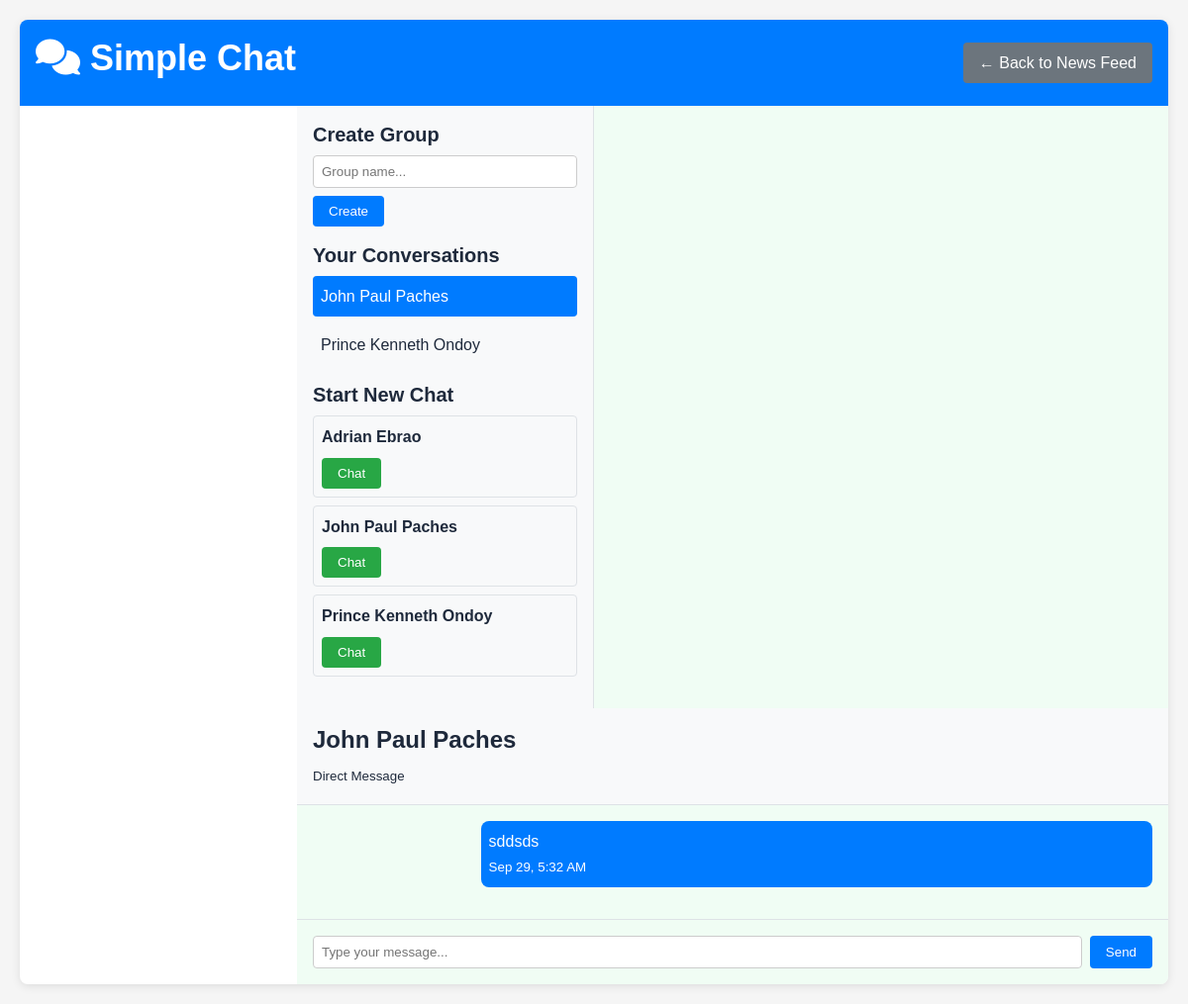
The page /public/chat_simple.php (signed in) on the database as committed earlier.
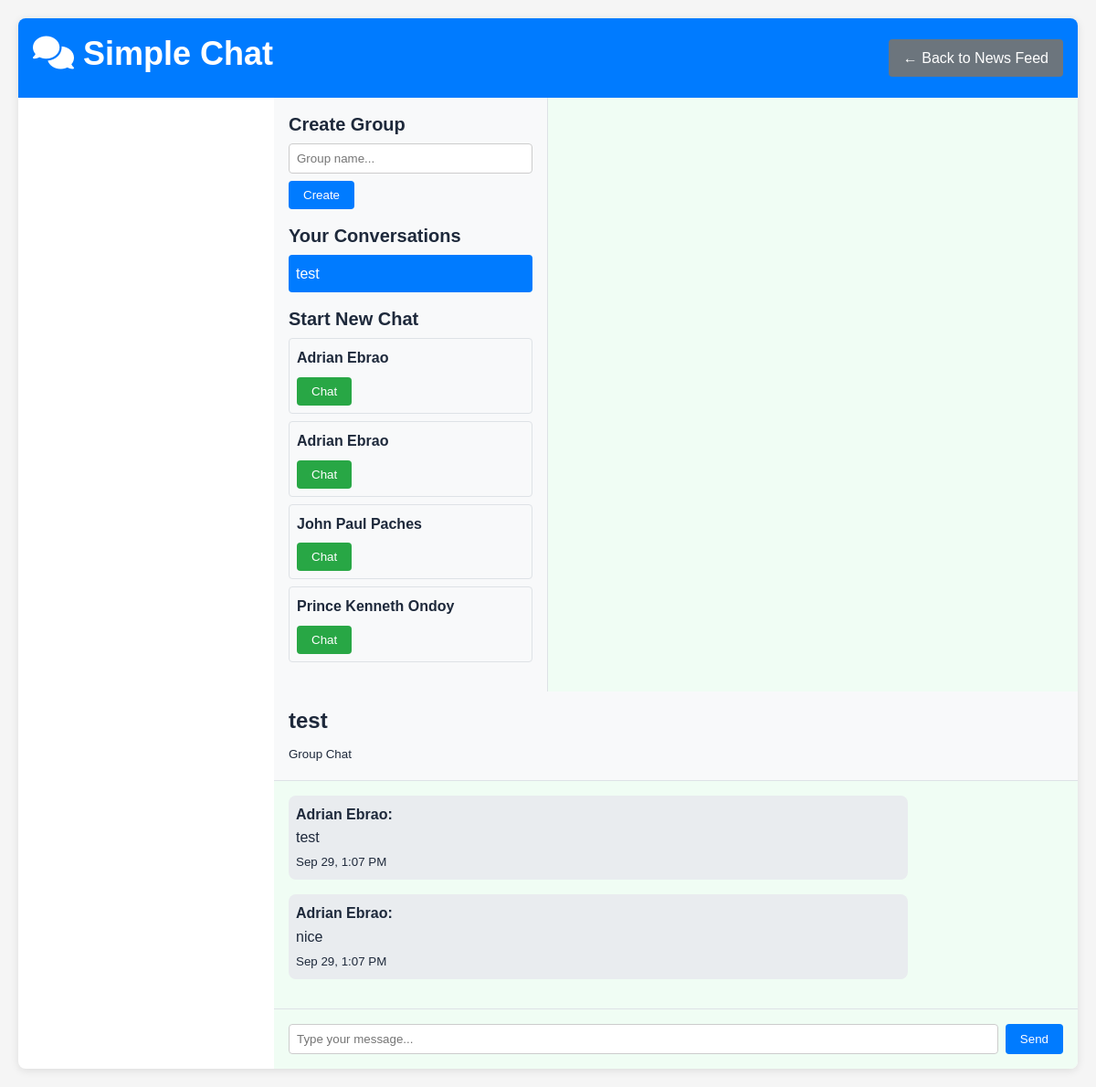
The same page on the database as committed later.
### tables this page shows
CREATE TABLE `chat_rooms` (
  `id` int(10) UNSIGNED NOT NULL,
  `name` varchar(255) DEFAULT NULL,
  `is_group` tinyint(1) NOT NULL DEFAULT 0,
  `created_by` int(10) UNSIGNED DEFAULT NULL,
  `created_at` timestamp NOT NULL DEFAULT current_timestamp()
);

CREATE TABLE `users` (
  `id` int(10) UNSIGNED NOT NULL,
  `name` varchar(100) NOT NULL,
  `email` varchar(150) NOT NULL,
  `password` varchar(255) NOT NULL,
  `role` enum('admin','student','user') NOT NULL DEFAULT 'student',
  `contact_number` varchar(30) DEFAULT NULL,
  `student_id` varchar(20) DEFAULT NULL,
  `date_of_birth` date DEFAULT NULL,
  `gender` enum('male','female','other','prefer_not_to_say') DEFAULT NULL,
  `year_level` enum('1st_year','2nd_year','3rd_year','4th_year','5th_year','graduate') DEFAULT NULL,
  `course` varchar(100) DEFAULT NULL,
  `major` varchar(100) DEFAULT NULL,
  `bio` text DEFAULT NULL,
  `hometown` varchar(100) DEFAULT NULL,
  `interests` text DEFAULT NULL,
  `emergency_contact_name` varchar(100) DEFAULT NULL,
  `emergency_contact_phone` varchar(15) DEFAULT NULL,
  `profile_visibility` enum('public','students_only','private') DEFAULT 'students_only',
  `show_email` tinyint(1) NOT NULL DEFAULT 0,
  `show_contact` tinyint(1) NOT NULL DEFAULT 0,
  `is_online` tinyint(1) NOT NULL DEFAULT 0,
  `created_at` timestamp NOT NULL DEFAULT current_timestamp(),
  `is_blocked` tinyint(1) DEFAULT 0,
  `blocked_at` timestamp NULL DEFAULT NULL,
  `blocked_reason` text DEFAULT NULL
);

CREATE TABLE `messages` (
  `id` int(10) UNSIGNED NOT NULL,
  `chat_id` int(10) UNSIGNED NOT NULL,
  `sender_id` int(10) UNSIGNED NOT NULL,
  `content` text DEFAULT NULL,
  `attachments` longtext DEFAULT NULL CHECK (json_valid(`attachments`)),
  `created_at` timestamp NOT NULL DEFAULT current_timestamp()
);

### src/Controller/ChatController.php (called while the page is built, shortened)
<?php
class ChatController
{
    private $pdo;
    public function __construct($pdo)
    {
        $this->pdo = $pdo;
    }
    public function getMessages($chatId)
    {
        $stmt = $this->pdo->prepare('SELECT m.*, u.name as sender FROM messages m JOIN users u ON m.sender_id = u.id WHERE m.chat_id = :chat_id ORDER BY m.created_at ASC');
        $stmt->execute([':chat_id' => $chatId]);
        return $stmt->fetchAll(PDO::FETCH_ASSOC);
    }
    public function getGroupMessages($groupId)
    {
        return $this->getMessages($groupId);
    }
    public function listUserRooms($userId)
    {
        try {
            $check = $this->pdo->query("SHOW TABLES LIKE 'chat_members'");
            if ($check && $check->rowCount() > 0) {
                $stmt = $this->pdo->prepare('
                    SELECT cr.id, cr.name, cr.is_group, cr.created_at,
                           (SELECT MAX(m2.created_at) FROM messages m2 WHERE m2.chat_id = cr.id) as last_message_at
                    FROM chat_members cm
                    JOIN chat_rooms cr ON cr.id = cm.chat_id
                    WHERE cm.user_id = :uid
                    ORDER BY
                        CASE WHEN last_message_at IS NULL THEN cr.created_at ELSE last_message_at END DESC
                ');
                $stmt->execute([':uid' => $userId]);
                return $stmt->fetchAll(PDO::FETCH_ASSOC);
            }
        } catch (Exception $e) {}
        $stmt = $this->pdo->prepare('
            SELECT cr.id, cr.name, cr.is_group, cr.created_at,
                   (SELECT MAX(m2.created_at) FROM messages m2 WHERE m2.chat_id = cr.id) as last_message_at
            FROM chat_rooms cr
            WHERE cr.created_by = :uid
            ORDER BY
                CASE WHEN last_message_at IS NULL THEN cr.created_at ELSE last_message_at END DESC
        ');
        $stmt->execute([':uid' => $userId]);
        return $stmt->fetchAll(PDO::FETCH_ASSOC);
    }
    public function getAllUsersLite($excludeUserId)
    {
        $stmt = $this->pdo->prepare('SELECT id, name, email FROM users WHERE id <> :id ORDER BY name ASC');
        $stmt->execute([':id' => $excludeUserId]);
        return $stmt->fetchAll(PDO::FETCH_ASSOC);
    }
    public function getRoomTitle($roomId, $currentUserId)
    {
        try {
            $s = $this->pdo->prepare('SELECT name, is_group, created_by FROM chat_rooms WHERE id = :id');
            $s->execute([':id' => $roomId]);
            $r = $s->fetch(PDO::FETCH_ASSOC);
            if ((int)$r['is_group'] === 1) return $r['name'] ?: 'Group';
            $check = $this->pdo->query("SHOW TABLES LIKE 'chat_members'");
            if ($check && $check->rowCount() > 0) {
                $s2 = $this->pdo->prepare('SELECT u.name FROM chat_members cm JOIN users u ON u.id = cm.user_id WHERE cm.chat_id = :chat AND cm.user_id <> :me LIMIT 1');
                $s2->execute([':chat' => $roomId, ':me' => $currentUserId]);
                $o = $s2->fetch(PDO::FETCH_ASSOC);
                if ($o && !empty($o['name'])) {
                    return $o['name'];
                }
            }
            return 'Direct chat';
        } catch (Exception $e) {
            return 'Chat';
        }
    }
}

### public/chat_simple.php (the view, shortened to what the changed rows need)
<?php
require_once '../config/database.php';
require_once __DIR__ . '/../src/Controller/ChatController.php';
$chatController = new ChatController($pdo);
$myRooms = $chatController->listUserRooms($_SESSION['user_id']);
$allUsers = $chatController->getAllUsersLite($_SESSION['user_id']);
$roomId = isset($_GET['room']) ? (int)$_GET['room'] : (isset($myRooms[0]['id']) ? (int)$myRooms[0]['id'] : null);
$messages = $roomId ? $chatController->getGroupMessages($roomId) : [];
$roomTitle = $roomId ? $chatController->getRoomTitle($roomId, $_SESSION['user_id']) : null;
$isGroup = false;
if ($roomId) {
    try {
        $q = $pdo->prepare('SELECT is_group FROM chat_rooms WHERE id = :id');
        $q->execute([':id' => $roomId]);
        $isGroup = (bool)$q->fetchColumn();
    } catch (Exception $e) {
        $isGroup = false;
    }
}
?>
<!DOCTYPE html>
<html lang="en">
<head>
  <link rel="stylesheet" href="assets/style.css">
  <link rel="stylesheet" href="https://cdnjs.cloudflare.com/ajax/libs/font-awesome/6.4.0/css/all.min.css">
</head>
<body>
  <div class="container">
    <div class="header">
      <h1><i class="fas fa-comments"></i> Simple Chat</h1>
    </div>
    <div class="main-content">
      <div class="sidebar">
        <div class="form-group">
          <?php if (empty($myRooms)): ?>
            <p>No conversations yet</p>
          <?php else: ?>
            <?php foreach ($myRooms as $room): ?>
              <div class="conversation <?php echo ($roomId === (int)$room['id']) ? 'active' : ''; ?>">
                <a href="chat_simple.php?room=<?php echo (int)$room['id']; ?>" style="text-decoration: none; color: inherit;">
                  <?php echo htmlspecialchars($chatController->getRoomTitle((int)$room['id'], $_SESSION['user_id'])); ?>
                </a>
              </div>
            <?php endforeach; ?>
          <?php endif; ?>
        </div>
        <div class="form-group">
          <?php if (!empty($allUsers)): ?>
            <?php foreach (array_slice($allUsers, 0, 5) as $user): ?>
              <div class="user-card">
                <strong><?php echo htmlspecialchars($user['name']); ?></strong>
                <form method="POST" style="margin-top: 0.5rem;">
                  <button type="submit" name="start_dm" value="1" class="btn btn-success btn-sm">Chat</button>
                </form>
              </div>
            <?php endforeach; ?>
          <?php else: ?>
            <p>No users available</p>
          <?php endif; ?>
        </div>
      </div>
      <div class="chat-area">
        <?php if ($roomId): ?>
          <div style="padding: 1rem; background: #f8f9fa; border-bottom: 1px solid #dee2e6;">
            <h3><?php echo htmlspecialchars($roomTitle); ?></h3>
            <small><?php echo $isGroup ? 'Group Chat' : 'Direct Message'; ?></small>
          </div>
          <div class="messages" id="messages">
            <?php if (empty($messages)): ?>
              <p style="text-align: center; color: #6c757d;">No messages yet. Start the conversation!</p>
            <?php else: ?>
              <?php foreach ($messages as $message): ?>
                <?php $isMe = $_SESSION['user_id'] == $message['sender_id']; ?>
                <div class="message <?php echo $isMe ? 'own' : 'other'; ?>">
                  <?php if (!$isMe): ?>
                    <strong>
                      <?php
                        try {
                          $senderStmt = $pdo->prepare('SELECT name FROM users WHERE id = :id');
                          $senderStmt->execute([':id' => $message['sender_id']]);
                          $sender = $senderStmt->fetch(PDO::FETCH_ASSOC);
                          echo htmlspecialchars($sender['name'] ?? 'Unknown');
                        } catch (Exception $e) {
                          echo 'Unknown';
                        }
                      ?>:
                    </strong><br>
                  <?php endif; ?>
                  <?php echo nl2br(htmlspecialchars($message['content'])); ?>
                  <br><small><?php echo date('M j, g:i A', strtotime($message['created_at'])); ?></small>
                </div>
              <?php endforeach; ?>
            <?php endif; ?>
          </div>
          <div class="message-input">
            <form method="POST" style="display: flex; gap: 0.5rem;">
              <input type="text" name="message" placeholder="Type your message..." class="form-control" required>
              <button type="submit" name="send" value="1" class="btn btn-primary">Send</button>
            </form>
          </div>
        <?php endif; ?>
      </div>
    </div>
  </div>
</body>
</html>

Rows that differ between the two databases and show on the page:
removed chat_rooms: id.name "John Paul Paches"
removed chat_rooms: id.name "Prince Kenneth Ondoy"
removed messages: content "sddsds", created_at "Sep 29, 5:32 AM"
added chat_rooms: $chatController->getRoomTitle((int)$room['id'], $_SESSION['user_id']) "test", roomTitle "test"
added users: name "Adrian Ebrao"
added messages: sender.name "Adrian Ebrao", content "test", created_at "Sep 29, 1:07 PM"
added messages: sender.name "Adrian Ebrao", content "nice", created_at "Sep 29, 1:07 PM"
Other text that changed with them:
text no longer shown: "Direct Message"
text now shown: "Group Chat"
